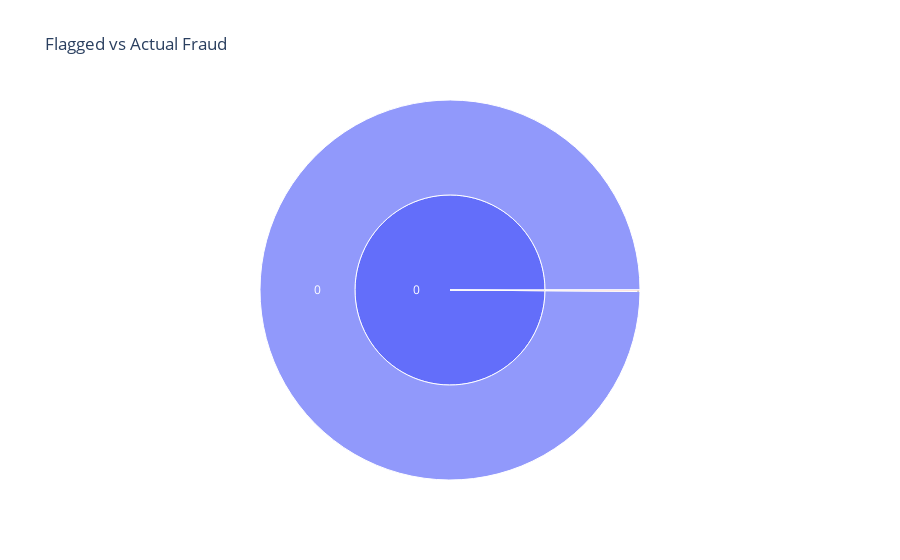

Here is the notebook cell this chart was saved with:
### Code cell
flag_summary = transactions.groupby(['isFraud', 'isFlaggedFraud']).size().reset_index(name='count')
fig = px.sunburst(flag_summary, path=['isFraud', 'isFlaggedFraud'], values='count',
                  title='Flagged vs Actual Fraud')
fig.show()

### Figure 1 — Plotly figure (JSON) as saved in the notebook; plotly's stock layout.template omitted (floating-point values rounded to 4 significant figures)
{"data": [{"branchvalues": "total", "domain": {"x": [0, 1], "y": [0, 1]}, "hovertemplate": "labels=%{label}<br>count=%{value}<br>parent=%{parent}<br>id=%{id}<extra></extra>", "ids": ["0/0", "1/0", "1/1", "0", "1"], "labels": ["0", "0", "1", "0", "1"], "name": "", "parents": ["0", "1", "1", "", ""], "type": "sunburst", "values": [998700.0, 1296.0, 1.0, 998700.0, 1297.0]}], "layout": {"legend": {"tracegroupgap": 0}, "title": {"text": "Flagged vs Actual Fraud"}}}
